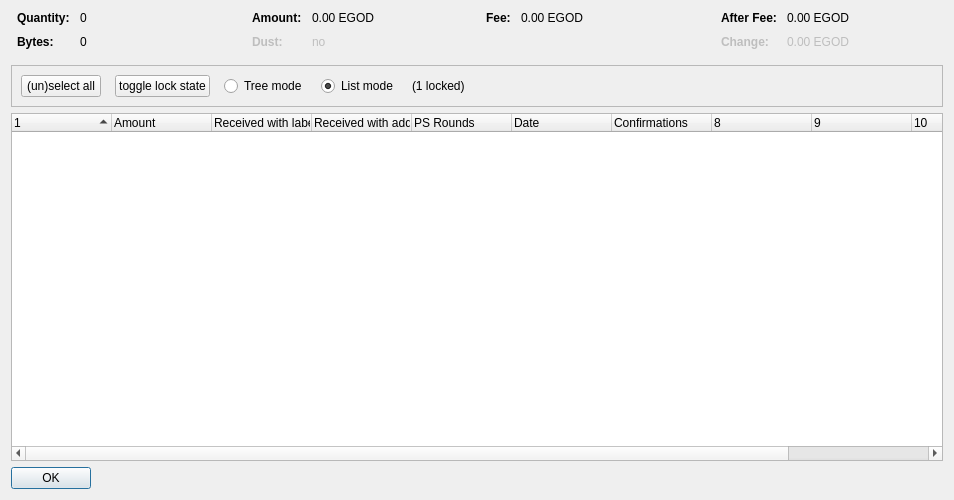
<?xml version="1.0" encoding="UTF-8"?>
<ui version="4.0">
 <class>CoinControlDialog</class>
 <widget class="QDialog" name="CoinControlDialog">
  <property name="geometry">
   <rect>
    <x>0</x>
    <y>0</y>
    <width>954</width>
    <height>500</height>
   </rect>
  </property>
  <property name="windowTitle">
   <string>Coin Selection</string>
  </property>
  <layout class="QVBoxLayout" name="verticalLayout">
   <item>
    <layout class="QHBoxLayout" name="horizontalLayoutTop" stretch="0,0,0,0">
     <property name="topMargin">
      <number>0</number>
     </property>
     <property name="bottomMargin">
      <number>10</number>
     </property>
     <item>
      <layout class="QFormLayout" name="formLayoutCoinControl1">
       <property name="horizontalSpacing">
        <number>10</number>
       </property>
       <property name="verticalSpacing">
        <number>10</number>
       </property>
       <property name="leftMargin">
        <number>6</number>
       </property>
       <property name="rightMargin">
        <number>6</number>
       </property>
       <item row="0" column="0">
        <widget class="QLabel" name="labelCoinControlQuantityText">
         <property name="font">
          <font>
           <weight>75</weight>
           <bold>true</bold>
          </font>
         </property>
         <property name="text">
          <string>Quantity:</string>
         </property>
        </widget>
       </item>
       <item row="0" column="1">
        <widget class="QLabel" name="labelCoinControlQuantity">
         <property name="cursor">
          <cursorShape>IBeamCursor</cursorShape>
         </property>
         <property name="contextMenuPolicy">
          <enum>Qt::ActionsContextMenu</enum>
         </property>
         <property name="text">
          <string notr="true">0</string>
         </property>
         <property name="textInteractionFlags">
          <set>Qt::LinksAccessibleByMouse|Qt::TextSelectableByKeyboard|Qt::TextSelectableByMouse</set>
         </property>
        </widget>
       </item>
       <item row="1" column="0">
        <widget class="QLabel" name="labelCoinControlBytesText">
         <property name="font">
          <font>
           <weight>75</weight>
           <bold>true</bold>
          </font>
         </property>
         <property name="text">
          <string>Bytes:</string>
         </property>
        </widget>
       </item>
       <item row="1" column="1">
        <widget class="QLabel" name="labelCoinControlBytes">
         <property name="cursor">
          <cursorShape>IBeamCursor</cursorShape>
         </property>
         <property name="contextMenuPolicy">
          <enum>Qt::ActionsContextMenu</enum>
         </property>
         <property name="text">
          <string notr="true">0</string>
         </property>
         <property name="textInteractionFlags">
          <set>Qt::LinksAccessibleByMouse|Qt::TextSelectableByKeyboard|Qt::TextSelectableByMouse</set>
         </property>
        </widget>
       </item>
      </layout>
     </item>
     <item>
      <layout class="QFormLayout" name="formLayoutCoinControl2">
       <property name="horizontalSpacing">
        <number>10</number>
       </property>
       <property name="verticalSpacing">
        <number>10</number>
       </property>
       <property name="leftMargin">
        <number>6</number>
       </property>
       <property name="rightMargin">
        <number>6</number>
       </property>
       <item row="0" column="0">
        <widget class="QLabel" name="labelCoinControlAmountText">
         <property name="font">
          <font>
           <weight>75</weight>
           <bold>true</bold>
          </font>
         </property>
         <property name="text">
          <string>Amount:</string>
         </property>
        </widget>
       </item>
       <item row="0" column="1">
        <widget class="QLabel" name="labelCoinControlAmount">
         <property name="cursor">
          <cursorShape>IBeamCursor</cursorShape>
         </property>
         <property name="contextMenuPolicy">
          <enum>Qt::ActionsContextMenu</enum>
         </property>
         <property name="text">
          <string notr="true">0.00 EGOD</string>
         </property>
         <property name="textInteractionFlags">
          <set>Qt::LinksAccessibleByMouse|Qt::TextSelectableByKeyboard|Qt::TextSelectableByMouse</set>
         </property>
        </widget>
       </item>
       <item row="1" column="0">
        <widget class="QLabel" name="labelCoinControlLowOutputText">
         <property name="enabled">
          <bool>false</bool>
         </property>
         <property name="font">
          <font>
           <weight>75</weight>
           <bold>true</bold>
          </font>
         </property>
         <property name="text">
          <string>Dust:</string>
         </property>
        </widget>
       </item>
       <item row="1" column="1">
        <widget class="QLabel" name="labelCoinControlLowOutput">
         <property name="enabled">
          <bool>false</bool>
         </property>
         <property name="cursor">
          <cursorShape>IBeamCursor</cursorShape>
         </property>
         <property name="contextMenuPolicy">
          <enum>Qt::ActionsContextMenu</enum>
         </property>
         <property name="text">
          <string notr="true">no</string>
         </property>
         <property name="textInteractionFlags">
          <set>Qt::LinksAccessibleByMouse|Qt::TextSelectableByKeyboard|Qt::TextSelectableByMouse</set>
         </property>
        </widget>
       </item>
      </layout>
     </item>
     <item>
      <layout class="QFormLayout" name="formLayoutCoinControl3">
       <property name="horizontalSpacing">
        <number>10</number>
       </property>
       <property name="verticalSpacing">
        <number>10</number>
       </property>
       <property name="leftMargin">
        <number>6</number>
       </property>
       <property name="rightMargin">
        <number>6</number>
       </property>
       <item row="0" column="0">
        <widget class="QLabel" name="labelCoinControlFeeText">
         <property name="font">
          <font>
           <weight>75</weight>
           <bold>true</bold>
          </font>
         </property>
         <property name="text">
          <string>Fee:</string>
         </property>
        </widget>
       </item>
       <item row="0" column="1">
        <widget class="QLabel" name="labelCoinControlFee">
         <property name="cursor">
          <cursorShape>IBeamCursor</cursorShape>
         </property>
         <property name="contextMenuPolicy">
          <enum>Qt::ActionsContextMenu</enum>
         </property>
         <property name="text">
          <string notr="true">0.00 EGOD</string>
         </property>
         <property name="textInteractionFlags">
          <set>Qt::LinksAccessibleByMouse|Qt::TextSelectableByKeyboard|Qt::TextSelectableByMouse</set>
         </property>
        </widget>
       </item>
      </layout>
     </item>
     <item>
      <layout class="QFormLayout" name="formLayoutCoinControl4">
       <property name="horizontalSpacing">
        <number>10</number>
       </property>
       <property name="verticalSpacing">
        <number>10</number>
       </property>
       <property name="leftMargin">
        <number>6</number>
       </property>
       <property name="rightMargin">
        <number>6</number>
       </property>
       <item row="0" column="0">
        <widget class="QLabel" name="labelCoinControlAfterFeeText">
         <property name="font">
          <font>
           <weight>75</weight>
           <bold>true</bold>
          </font>
         </property>
         <property name="text">
          <string>After Fee:</string>
         </property>
        </widget>
       </item>
       <item row="0" column="1">
        <widget class="QLabel" name="labelCoinControlAfterFee">
         <property name="cursor">
          <cursorShape>IBeamCursor</cursorShape>
         </property>
         <property name="contextMenuPolicy">
          <enum>Qt::ActionsContextMenu</enum>
         </property>
         <property name="text">
          <string notr="true">0.00 EGOD</string>
         </property>
         <property name="textInteractionFlags">
          <set>Qt::LinksAccessibleByMouse|Qt::TextSelectableByKeyboard|Qt::TextSelectableByMouse</set>
         </property>
        </widget>
       </item>
       <item row="1" column="0">
        <widget class="QLabel" name="labelCoinControlChangeText">
         <property name="enabled">
          <bool>false</bool>
         </property>
         <property name="font">
          <font>
           <weight>75</weight>
           <bold>true</bold>
          </font>
         </property>
         <property name="text">
          <string>Change:</string>
         </property>
        </widget>
       </item>
       <item row="1" column="1">
        <widget class="QLabel" name="labelCoinControlChange">
         <property name="enabled">
          <bool>false</bool>
         </property>
         <property name="cursor">
          <cursorShape>IBeamCursor</cursorShape>
         </property>
         <property name="contextMenuPolicy">
          <enum>Qt::ActionsContextMenu</enum>
         </property>
         <property name="text">
          <string notr="true">0.00 EGOD</string>
         </property>
         <property name="textInteractionFlags">
          <set>Qt::LinksAccessibleByMouse|Qt::TextSelectableByKeyboard|Qt::TextSelectableByMouse</set>
         </property>
        </widget>
       </item>
      </layout>
     </item>
    </layout>
   </item>
   <item>
    <widget class="QFrame" name="frame">
     <property name="minimumSize">
      <size>
       <width>0</width>
       <height>40</height>
      </size>
     </property>
     <property name="frameShape">
      <enum>QFrame::StyledPanel</enum>
     </property>
     <property name="frameShadow">
      <enum>QFrame::Sunken</enum>
     </property>
     <layout class="QHBoxLayout" name="horizontalLayout">
      <item>
       <layout class="QHBoxLayout" name="horizontalLayoutPanel" stretch="0,0,0,0,0,0">
        <property name="spacing">
         <number>14</number>
        </property>
        <item>
         <widget class="QPushButton" name="pushButtonSelectAll">
          <property name="sizePolicy">
           <sizepolicy hsizetype="Maximum" vsizetype="Fixed">
            <horstretch>0</horstretch>
            <verstretch>0</verstretch>
           </sizepolicy>
          </property>
          <property name="text">
           <string>(un)select all</string>
          </property>
          <property name="autoDefault">
           <bool>false</bool>
          </property>
         </widget>
        </item>
        <item>
         <widget class="QPushButton" name="pushButtonToggleLock">
          <property name="sizePolicy">
           <sizepolicy hsizetype="Maximum" vsizetype="Fixed">
            <horstretch>0</horstretch>
            <verstretch>0</verstretch>
           </sizepolicy>
          </property>
          <property name="text">
           <string>toggle lock state</string>
          </property>
          <property name="autoDefault">
           <bool>false</bool>
          </property>
         </widget>
        </item>
        <item>
         <widget class="QRadioButton" name="radioTreeMode">
          <property name="sizePolicy">
           <sizepolicy hsizetype="Maximum" vsizetype="Fixed">
            <horstretch>0</horstretch>
            <verstretch>0</verstretch>
           </sizepolicy>
          </property>
          <property name="text">
           <string>Tree mode</string>
          </property>
         </widget>
        </item>
        <item>
         <widget class="QRadioButton" name="radioListMode">
          <property name="sizePolicy">
           <sizepolicy hsizetype="Maximum" vsizetype="Fixed">
            <horstretch>0</horstretch>
            <verstretch>0</verstretch>
           </sizepolicy>
          </property>
          <property name="text">
           <string>List mode</string>
          </property>
          <property name="checked">
           <bool>true</bool>
          </property>
         </widget>
        </item>
        <item>
         <widget class="QLabel" name="labelLocked">
          <property name="text">
           <string>(1 locked)</string>
          </property>
         </widget>
        </item>
        <item>
         <spacer name="horizontalSpacer">
          <property name="orientation">
           <enum>Qt::Horizontal</enum>
          </property>
          <property name="sizeHint" stdset="0">
           <size>
            <width>40</width>
            <height>20</height>
           </size>
          </property>
         </spacer>
        </item>
       </layout>
      </item>
     </layout>
    </widget>
   </item>
   <item>
    <widget class="CoinControlTreeWidget" name="treeWidget">
     <property name="contextMenuPolicy">
      <enum>Qt::CustomContextMenu</enum>
     </property>
     <property name="sortingEnabled">
      <bool>false</bool>
     </property>
     <property name="columnCount">
      <number>11</number>
     </property>
     <attribute name="headerShowSortIndicator" stdset="0">
      <bool>true</bool>
     </attribute>
     <attribute name="headerStretchLastSection">
      <bool>false</bool>
     </attribute>
     <column>
      <property name="text">
       <string/>
      </property>
     </column>
     <column>
      <property name="text">
       <string>Amount</string>
      </property>
     </column>
     <column>
      <property name="text">
       <string>Received with label</string>
      </property>
     </column>
     <column>
      <property name="text">
       <string>Received with address</string>
      </property>
     </column>
     <column>
      <property name="text">
       <string>PS Rounds</string>
      </property>
     </column>
     <column>
      <property name="text">
       <string>Date</string>
      </property>
     </column>
     <column>
      <property name="text">
       <string>Confirmations</string>
      </property>
      <property name="toolTip">
       <string>Confirmed</string>
      </property>
     </column>
     <column>
      <property name="text">
       <string/>
      </property>
     </column>
     <column>
      <property name="text">
       <string/>
      </property>
     </column>
     <column>
      <property name="text">
       <string/>
      </property>
     </column>
     <column>
      <property name="text">
       <string/>
      </property>
     </column>
    </widget>
   </item>
   <item>
    <widget class="QDialogButtonBox" name="buttonBox">
     <property name="sizePolicy">
      <sizepolicy hsizetype="Maximum" vsizetype="Fixed">
       <horstretch>0</horstretch>
       <verstretch>0</verstretch>
      </sizepolicy>
     </property>
     <property name="orientation">
      <enum>Qt::Horizontal</enum>
     </property>
     <property name="standardButtons">
      <set>QDialogButtonBox::Ok</set>
     </property>
    </widget>
   </item>
  </layout>
 </widget>
 <customwidgets>
  <customwidget>
   <class>CoinControlTreeWidget</class>
   <extends>QTreeWidget</extends>
   <header>coincontroltreewidget.h</header>
  </customwidget>
 </customwidgets>
 <resources/>
 <connections/>
</ui>
